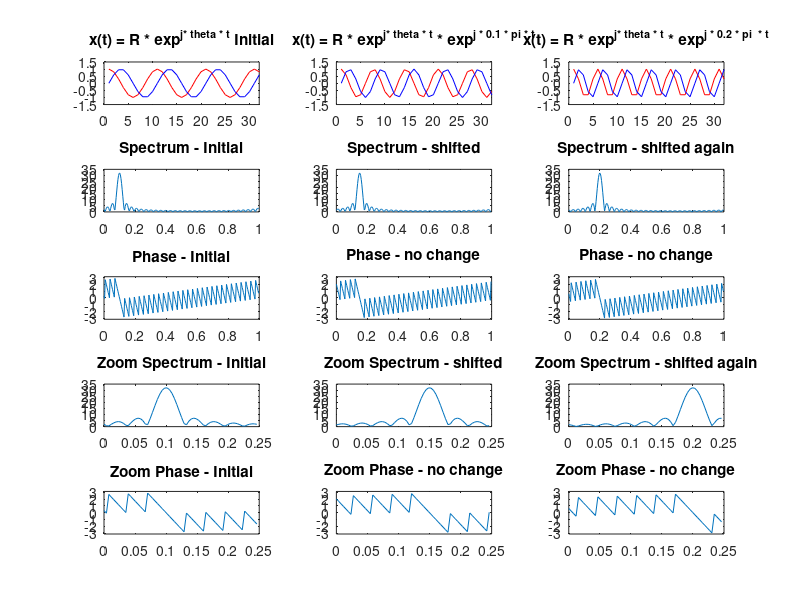

MATLAB code for this plot:
% Script demonstrating the effects of multiplication
% by $exp^{f * t * i}$ (another signal) on a Compex Signal x(t). 
% Author: Chris B. Kirov
% Date: 09.11.2017
clc; clear; close all;

t = 0 : 31;
x = exp(j * 2 * pi * t / 10);                                  % signal x(t).

effects1  = { 'Initial', '* exp^{j * 0.1 * pi * t}', '* exp^{j * 0.2 * pi  * t}' };
effects2 = {'Initial', 'shifted', 'shifted again'};
effects3 = {'Initial', 'no change', 'no change'};

for i = 1 : 3

  k = (i - 1)/10;                                                      % multiply signal by: exp^{ j * k * pi * t }, where k = 0, 0.1, 0.2.
  x_i = [ x .* exp( j * k * pi * t),  zeros( 1, 256 - numel(x) ) ];    % padding with zeroes adds "noise" to the date. 
  
  fft_i  = fft( x_i );
  abs_fft_i = abs( fft_i );
  arg_fft_i = arg( fft_i );
  
  f_i = [ 0 : numel(fft_i) - 1] / numel(fft_i);       
  len_f_i = numel(f_i);
  
  subplot(5, 3, i);                                                   % draw signal.
  plot( real(x_i), 'r-', imag(x_i), 'b-' ); 
  axis( [ 0 numel(t) -1.5 1.5 ] );
  title(sprintf( 'x(t) = R * exp^{j* theta * t} %s', effects1{i} ) );
  
  subplot(5, 3, i + 3);                                             % draw spectrum.
  plot(f_i,  abs_fft_i);
  title( sprintf( 'Spectrum - %s', effects2{i} ) );
  
  subplot(5, 3, i + 6);                                             % draw phase.
  plot(f_i,  arg_fft_i ); 
  axis( [ 0 1 -pi pi ] );
  title( sprintf( 'Phase - %s',  effects3{i} ) );
  
  subplot(5, 3, i  + 9);                                           % draw zoomed spectrum.
  plot( f_i( [ 1 : len_f_i / 4 ] ), abs_fft_i( [ 1 : len_f_i / 4 ] ) );
  title( sprintf( 'Zoom Spectrum - %s', effects2{i}) );
  
  subplot(5, 3, i + 12);                                          % draw zoomed phase.
  plot( f_i( [ 1 : len_f_i/ 4 ] ), arg_fft_i( [ 1 : len_f_i / 4 ] ) );
  axis( [ 0 1/4 -pi pi ] );
  title( sprintf( 'Zoom Phase - %s',  effects3{i} ) );
  
end  